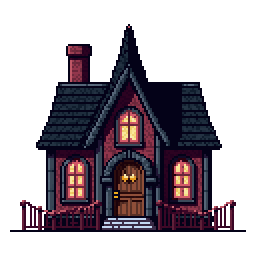
#> input picture game/tools/.t1_pian_src/bana_house_ext.png, 128 x 128 px (shown 2 times larger)
$ python brighten.py .t1_pian_src/bana_house_ext.png .t1_pian_src/cafe_cabinet.png 1.0 1.0 1.0
#> lines starting #> are read from the running program, lines starting #| are printed output that depends on the picture; after the words box and inside, x2 and y2 are one past the last pixel; in counts of white or black regions, pixels touching at a corner belong together
#!/usr/bin/env python3
# P2.3② 실내 도트 밝기/대비/채도 후처리 글루 (ADR-0001 허용: Aseprite 보정에 해당하는
# 색보정). "muted underworld palette"로 생성된 가구·바닥·벽이 어두운 배경에 묻혀 탁해
# 보이는 문제를 완화한다 — 저승 톤은 유지하되 또렷하게(brightness·contrast·saturation).
# 투명 배경(가구)은 알파를 보존한다.
#
# 사용: python3 brighten.py <in.png> <out.png> [bright] [contrast] [sat]
#   기본 bright=1.3 contrast=1.18 sat=1.22
import sys
from PIL import Image, ImageEnhance


def main() -> None:
    if len(sys.argv) < 3:
        print("usage: brighten.py <in.png> <out.png> [bright] [contrast] [sat]")
        raise SystemExit(1)
    src, dst = sys.argv[1], sys.argv[2]
    bright = float(sys.argv[3]) if len(sys.argv) > 3 else 1.3
    contrast = float(sys.argv[4]) if len(sys.argv) > 4 else 1.18
    sat = float(sys.argv[5]) if len(sys.argv) > 5 else 1.22

    img = Image.open(src).convert("RGBA")
#> img is the input picture: PIL image 128x128 RGBA; mean R, G, B, A 21.9, 14.2, 21.4, 107.4
    alpha = img.getchannel("A")          # 알파 백업(보정은 RGB에만)
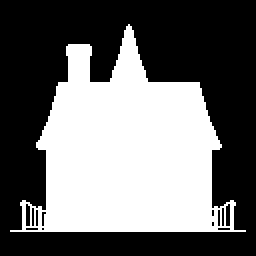
#> alpha: PIL image 128x128 L (shown 2 times larger); 42.1% white; 1 white region, box (x1, y1, x2, y2) and area: (5, 12, 123, 116) 6903
    rgb = img.convert("RGB")
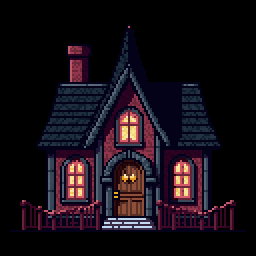
#> rgb: PIL image 128x128 RGB (shown 2 times larger); mean R, G, B 21.9, 14.2, 21.4
    rgb = ImageEnhance.Brightness(rgb).enhance(bright)
    rgb = ImageEnhance.Contrast(rgb).enhance(contrast)
    rgb = ImageEnhance.Color(rgb).enhance(sat)
    out = rgb.convert("RGBA")
    out.putalpha(alpha)
    out.save(dst)
    print(f"{src} -> {dst}  bright={bright} contrast={contrast} sat={sat}")


if __name__ == "__main__":
    main()

$ run again, on game/tools/.t1_pian_src/house_bookshelf.png
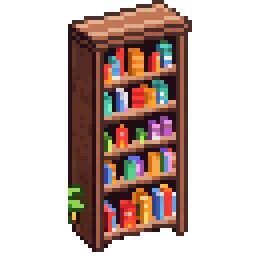
#> input picture game/tools/.t1_pian_src/house_bookshelf.png, 64 x 64 px (shown 4 times larger)
#> in main, img is the input picture: PIL image 64x64 RGBA; mean R, G, B, A 50.3, 32.6, 27.1, 105.9
#> in main, `alpha = img.getchannel("A")`:
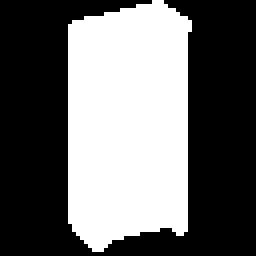
#> alpha: PIL image 64x64 L (shown 4 times larger); 41.5% white; 1 white region, box (x1, y1, x2, y2) and area: (17, 0, 48, 63) 1701
#> in main, `rgb = img.convert("RGB")`:
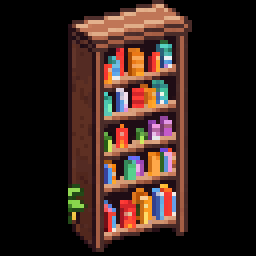
#> rgb: PIL image 64x64 RGB (shown 4 times larger); mean R, G, B 50.3, 32.6, 27.1
